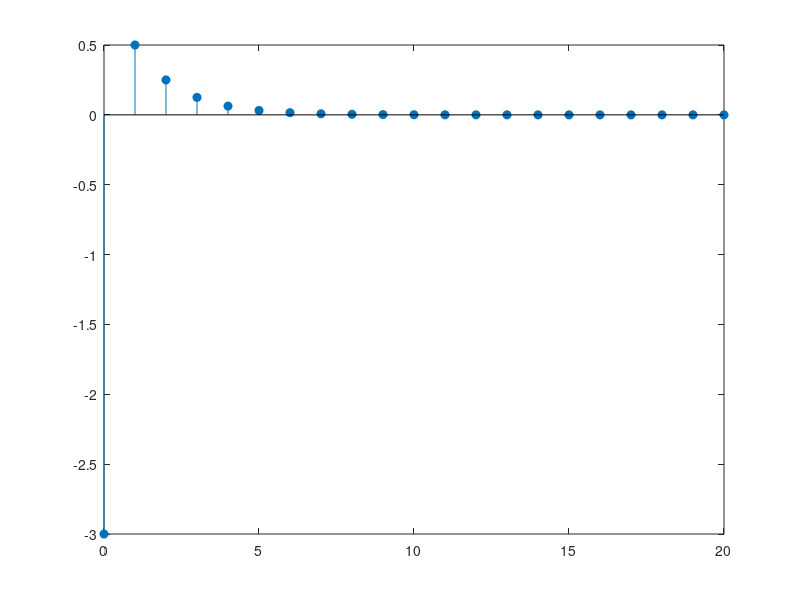

Recreate this plot in MATLAB. (Note: this script raises an error after producing the figure.)
clear

n = 0:20;

x = [1 zeros(1,20)];

y = filter ([-3,2],[1 -0.5],x);

stem(n,y,'filled');

y = filter ([-3,2],[1 -0.5],x)

stem(n,y,'filled')

B = [-3 2]
A = [-0.5]

iirfunction(B,A,x)




